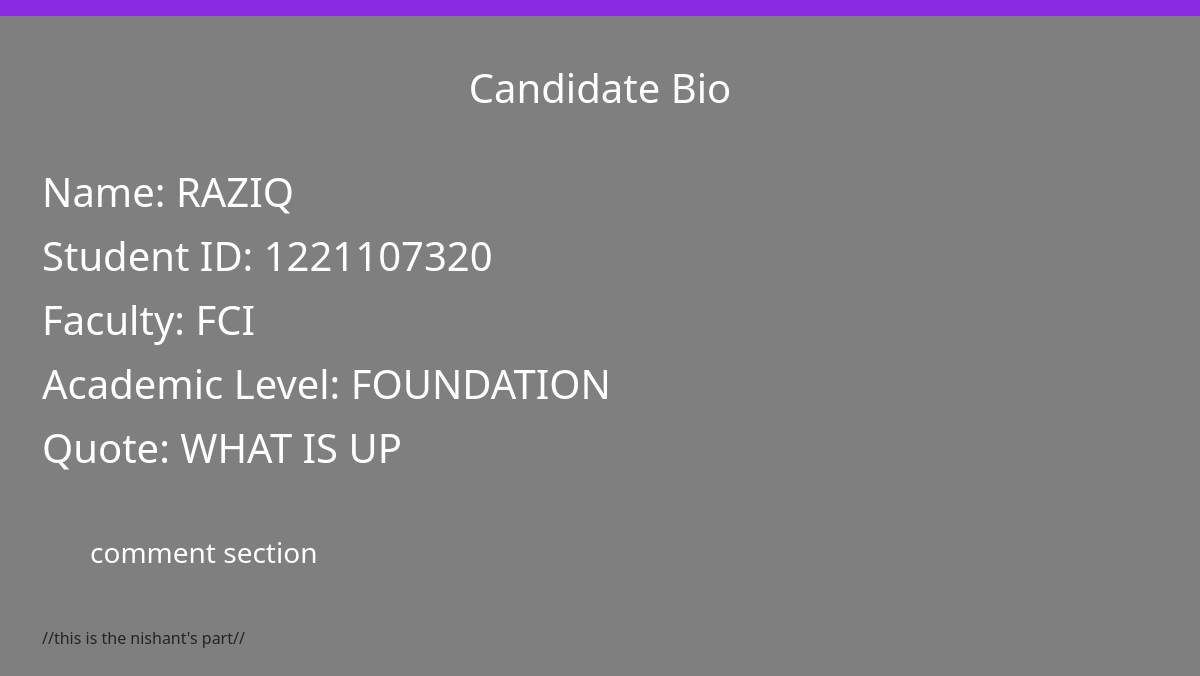
The app's page /candidate_biodata/1 (signed in) with its own data.
### application/models.py (models this page shows, shortened)
class Candidate(db.Model):
      id = db.Column(db.Integer , primary_key = True)
      candidate_name = db.Column(db.String(100) , nullable=False)
      candidate_age = db.Column(db.String(100) , nullable=False)
      candidate_id = db.Column(db.Integer , nullable=False)
      candidate_faculty = db.Column(db.String(100) , nullable=False)
      candidate_level = db.Column(db.String(100) , nullable=False)
      candidate_quote = db.Column(db.String(500) , nullable=False)
      candidate_photo_filename = db.Column(db.String(100))
      candidate_id = db.Column(db.Integer , db.ForeignKey('candidate.id') , nullable = False)
      vote = db.relationship('Vote1' , backref = 'candidate' , lazy = True)
      image_file = db.Column((db.String(20)), nullable=False, default='candidate_image.jpg')

### application/routes.py (the view)
@app.route('/candidate_biodata/<int:candidate_id>')
@login_required
def candidate_biodata(candidate_id):
   candidate = Candidate.query.get_or_404(candidate_id)
   return render_template('candidate_biodata.html' , candidate_name = candidate.candidate_name, candidate = candidate)

### application/models.py (called while the page is built)
@login_manager.user_loader
def load_user(user_id):
      return User.query.get(int(user_id))

### application/templates/candidate_biodata.html (shortened to what this page needs)
<!DOCTYPE html>
<html lang="en">
<head>
    <link rel="stylesheet" href="../static/styles.css" >
    <link href="https://cdn.jsdelivr.net/npm/bootstrap@5.2.3/dist/css/bootstrap.min.css" rel="stylesheet">
</head>
<body class="home-pageWallpaper">
    <nav id="navbarBackground" class="navbar navbar-expand-lg">
    </nav>
    <h1 class="text-center text-white p-5">Candidate Bio</h1>
    <div class="container">
    <div class="candidate_name">
        <p class="text-white display-6">Name: <a style="text-decoration: none; color: white;" href="{{url_for('candidate_biodata' , candidate_id = candidate.id )}}">{{ candidate.candidate_name }}</a></p>
      </div>
      <div class="candidate_ID">
          <p class="text-white display-6">Student ID: {{ candidate.candidate_id }}</p>
      </div>
      <div class="candidate_faculty">
          <p class="text-white display-6">Faculty: {{ candidate.candidate_faculty }}</p>
      </div>
      <div class="candidate_academic_level">
          <p class="text-white display-6">Academic Level: {{ candidate.candidate_level }}</p>
      </div>
      <div class="candidate_quote">
          <p class="text-white display-6">Quote: {{ candidate.candidate_quote }}</p>
      </div>
      <h3 class="text-white p-5">comment section</h3>
      //this is the nishant's part//
    </div>
</body>
</html>

### application/static/styles.css (style rules this page uses)
#navbarBackground { background-color: blueviolet; }
.home-pageWallpaper { background: linear-gradient(to top, rgba(0,0,0,0.5)50%,rgba(0,0,0,0.5)50%), url(https://www.mmu.edu.my/wp-content/uploads/2022/12/1280_720_2.jpeg); background-size: cover; }

### records on screen
Candidate: candidate_name "RAZIQ", candidate_id "1221107320", candidate_faculty "FCI", candidate_level "FOUNDATION", candidate_quote "WHAT IS UP"
